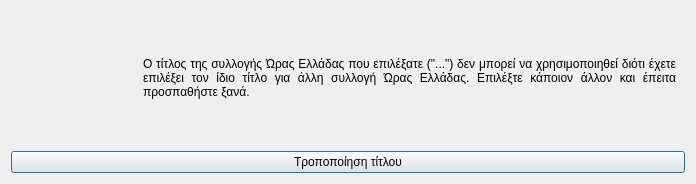
<?xml version="1.0" encoding="UTF-8"?>
<ui version="4.0">
 <class>Dialog</class>
 <widget class="QDialog" name="Dialog">
  <property name="geometry">
   <rect>
    <x>0</x>
    <y>0</y>
    <width>696</width>
    <height>184</height>
   </rect>
  </property>
  <property name="windowTitle">
   <string>Σφάλμα στην διεργασία επεξεργασίας συλλογής Ώρας Ελλάδας</string>
  </property>
  <property name="windowIcon">
   <iconset resource="../../../../icons.qrc">
    <normaloff>:/rest-windows/assets/images/rest-windows/information.png</normaloff>:/rest-windows/assets/images/rest-windows/information.png</iconset>
  </property>
  <layout class="QGridLayout" name="gridLayout">
   <item row="0" column="0">
    <widget class="QFrame" name="frame">
     <property name="styleSheet">
      <string notr="true">QFrame{border:0px;}</string>
     </property>
     <property name="frameShape">
      <enum>QFrame::StyledPanel</enum>
     </property>
     <property name="frameShadow">
      <enum>QFrame::Raised</enum>
     </property>
     <layout class="QHBoxLayout" name="horizontalLayout">
      <item>
       <widget class="QLabel" name="image_label">
        <property name="maximumSize">
         <size>
          <width>117</width>
          <height>117</height>
         </size>
        </property>
        <property name="text">
         <string/>
        </property>
        <property name="pixmap">
         <pixmap resource="../../../../icons.qrc">:/rest-windows/assets/images/rest-windows/information.png</pixmap>
        </property>
        <property name="scaledContents">
         <bool>true</bool>
        </property>
       </widget>
      </item>
      <item>
       <widget class="QLabel" name="label">
        <property name="text">
         <string>Ο τίτλος της συλλογής Ώρας Ελλάδας που επιλέξατε (&quot;...&quot;) δεν μπορεί να χρησιμοποιηθεί διότι έχετε επιλέξει τον ίδιο τίτλο για άλλη συλλογή Ώρας Ελλάδας. Επιλέξτε κάποιον άλλον και έπειτα προσπαθήστε ξανά.</string>
        </property>
        <property name="alignment">
         <set>Qt::AlignJustify|Qt::AlignVCenter</set>
        </property>
        <property name="wordWrap">
         <bool>true</bool>
        </property>
       </widget>
      </item>
     </layout>
    </widget>
   </item>
   <item row="1" column="0">
    <widget class="QPushButton" name="edit_title">
     <property name="text">
      <string>Τροποποίηση τίτλου</string>
     </property>
     <property name="icon">
      <iconset resource="../../../../icons.qrc">
       <normaloff>:/rest-windows/assets/images/rest-windows/edit.png</normaloff>:/rest-windows/assets/images/rest-windows/edit.png</iconset>
     </property>
    </widget>
   </item>
  </layout>
 </widget>
 <tabstops>
  <tabstop>edit_title</tabstop>
 </tabstops>
 <resources>
  <include location="../../../../icons.qrc"/>
  <include location="../../../../icons.qrc"/>
  <include location="../../../../icons.qrc"/>
  <include location="../../../../icons.qrc"/>
  <include location="../../../../icons.qrc"/>
 </resources>
 <connections/>
</ui>
